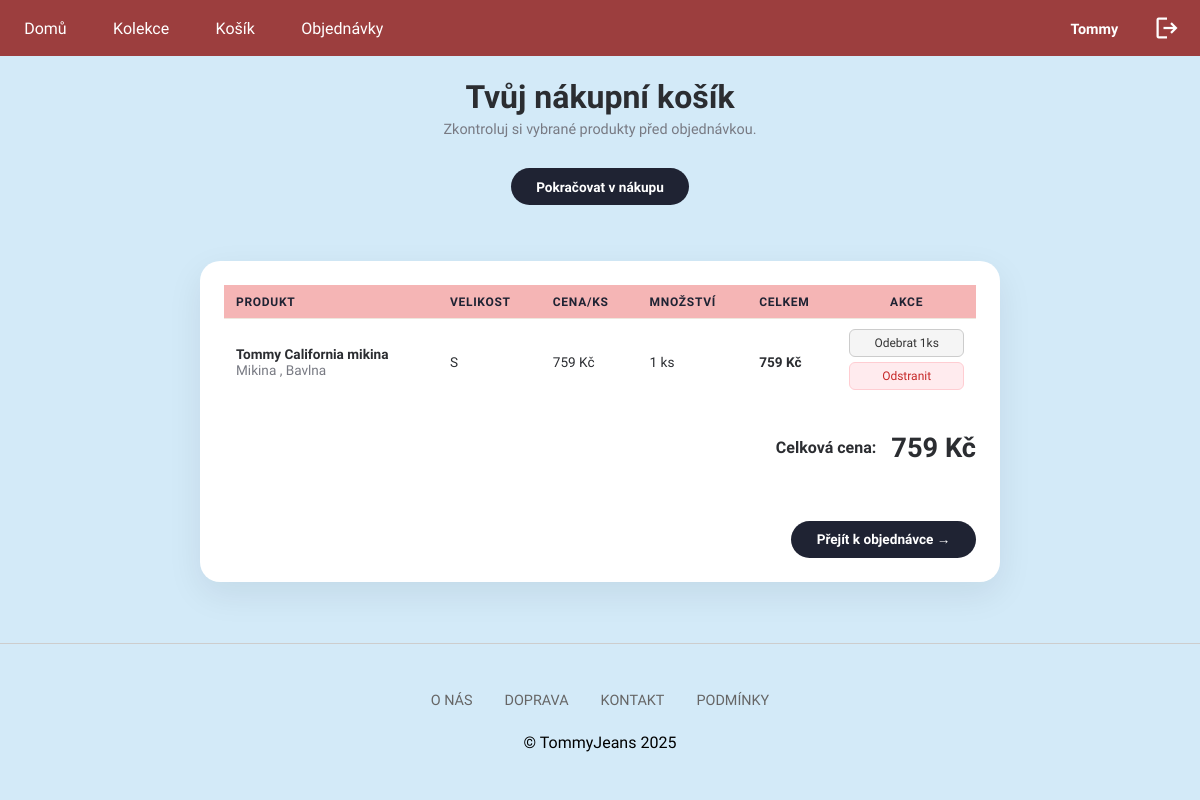
Page /carts/ (signed in) on the committed database.
### tables this page shows
CREATE TABLE cart_products (
  cart_id INTEGER NOT NULL,
  product_id INTEGER NOT NULL,
  quantity INTEGER NOT NULL DEFAULT 1 CHECK(quantity > 0),
    
  PRIMARY KEY (cart_id, product_id),
  
  FOREIGN KEY(cart_id) REFERENCES carts(id)
    ON UPDATE RESTRICT ON DELETE CASCADE,
  FOREIGN KEY(product_id) REFERENCES products(id)
    ON UPDATE RESTRICT ON DELETE CASCADE
);

CREATE TABLE products (
  id INTEGER PRIMARY KEY AUTOINCREMENT,
  product_name TEXT NOT NULL CHECK(length(product_name) <= 200),
  description TEXT,
  price NUMERIC NOT NULL CHECK(price >= 0),
  year INTEGER CHECK(year BETWEEN 1985 AND 2050),
  size_id INTEGER NOT NULL,
  material_id INTEGER NOT NULL,
  type_id INTEGER,
  category_id INTEGER,

  FOREIGN KEY(size_id) REFERENCES sizes(id)
    ON UPDATE RESTRICT ON DELETE RESTRICT,
  FOREIGN KEY(material_id) REFERENCES materials(id)
    ON UPDATE RESTRICT ON DELETE RESTRICT,
  FOREIGN KEY(type_id) REFERENCES types(id)
    ON UPDATE RESTRICT ON DELETE SET NULL,
  FOREIGN KEY(category_id) REFERENCES categories(id)
    ON UPDATE RESTRICT ON DELETE SET NULL
);

CREATE TABLE types (
  id INTEGER PRIMARY KEY AUTOINCREMENT,
  name TEXT NOT NULL UNIQUE
);

CREATE TABLE materials (
  id INTEGER PRIMARY KEY AUTOINCREMENT,
  name TEXT NOT NULL UNIQUE
);

CREATE TABLE sizes (
  id INTEGER PRIMARY KEY AUTOINCREMENT,
  name TEXT NOT NULL UNIQUE
);

### pages/carts.py (the view)
@router.get('/', name='carts_ui')
def get_user_cart(
    request: Request,
    svc: CartsService = Depends(cart_service),
    user: User = Depends(get_current_user)
):
    if not user:
        return RedirectResponse('/login', status_code=status.HTTP_303_SEE_OTHER)
    cart=svc.get_user_carts(
        user_id=user.id,
    )
    return request.app.state.templates.TemplateResponse(
        'carts.html',
        {
            'request': request,
            "products": cart["products"],
            "total_price": cart["total_cart_value"],
            "user": user
        },
    )

### templates/carts.html (shortened to what this page needs)
{% extends "base_test.html" %}
{% block content %}
<div class="page">
  <div class="page__header">
    <div class="page__titles">
      <h2 class="page__title">Tvůj nákupní košík</h2>
      <p class="page__subtitle">Zkontroluj si vybrané produkty před objednávkou.</p>
    </div>
    <div class="page__actions">
        {% if products|length != 0 %}
            <a href="{{ url_for('collection_ui') }}" class="button button--secondary">Pokračovat v nákupu</a>
        {% endif %}
    </div>
  </div>
  <div class="card table-card">
    {% if products|length == 0 %}
      <div style="padding: 20px; text-align: center;">
          <p style="margin-bottom: 15px;">Váš košík je momentálně prázdný.</p>
          <a href="{{ url_for('collection_ui') }}" class="button">Přejít do obchodu</a>
      </div>
    {% else %}
      <table class="data">
        <thead>
            <tr>
                <th>Produkt</th>
                <th>Velikost</th>
                <th>Cena/ks</th>
                <th>Množství</th>
                <th>Celkem</th>
                <th style="text-align: center;">Akce</th>
            </tr>
        </thead>
        <tbody>
            {% for item in products %}
              <tr>
                <td>
                    <strong>{{ item.product_name }}</strong><br>
                    <span style="font-size: 0.85rem; color: var(--muted);">
                        {{ item.type_name or '' }} {% if item.material_name %}, {{ item.material_name }}{% endif %}
                    </span>
                </td>
                <td>{{ item.size_name }}</td>
                <td>{{ "%.0f"|format(item.price) }} Kč</td>
                <td>{{ item.quantity }} ks</td>
                <td><strong>{{ "%.0f"|format(item.quantity_price) }} Kč</strong></td>
                <td>
                    <div class="cart-actions">
                        <form action="{{ url_for('carts_decrease_post') }}" method="post" style="display:block; width: 100%;">
                            <button type="submit" class="cart-btn cart-btn--decrease" title="Snížit množství kusů o 1">
                                Odebrat 1ks
                            </button>
                        </form>
                        <form action="{{ url_for('carts_delete') }}" method="post" style="display:inline;">
                            <button type="submit" class="cart-btn cart-btn--remove">
                                Odstranit
                            </button>
                        </form>
                    </div>
                </td>
              </tr>
            {% endfor %}
        </tbody>
      </table>
       <div class="cart-total-row">
          <p class="cart-total-label">Celková cena:</p>
          <p class="cart-total-price">{{ "%.0f"|format(total_price) }} Kč</p>
       </div>
      <div style="margin-top: 20px; text-align: right;">
          <a href="{{ url_for('checkout_ui') }}" class="button button--primary">Přejít k objednávce &rarr;</a>
      </div>
    {% endif %}
  </div>
</div>
{% endblock %}

### static/css/test_style.css (style rules this page uses)
* { box-sizing: border-box; font-family: "Stack Sans Text", sans-serif; }
html, body { margin: 0; padding: 0; }
body { background: #d3eaf8; }
:root { --bg: #d3eaf8; --card: #ffffff; --accent: #944454; --accent-dark: #1f2333; --text: #2b2d31; --muted: #787a83; --nav: #9c3e3e; --add-to-cart: #292424; --add-hoover: #c62828; --decrease: ; }
.btn-primary, .button, .form-card button, .page__actions .button { display: inline-block; background: var(--accent-dark); color: #fff; border: none; border-radius: 999px; padding: 0.65rem 1.6rem; font-weight: 600; cursor: pointer; text-decoration: none; font-size: 0.85rem; margin-top: 10px; }
.cart-btn { width: 100%; padding: 6px 12px; margin-bottom: 5px; font-size: 0.75rem; text-align: center; border-radius: 6px; border: 1px solid; }
.cart-btn--decrease { background: #f5f5f5; color: #333; border-color: #ccc; }
.cart-btn--remove { background: #ffebee; color: #c62828; border-color: #ffcdd2; }
.page { flex-grow: 1; padding: 1rem 3rem; background: var(--bg); color: var(--text); font-family: 'Inter', sans-serif; display: flex; flex-direction: column; gap: 2rem; }
.page__header { display: flex; justify-content: space-between; align-items: flex-end; flex-wrap: wrap; gap: 1.25rem; margin-bottom: 1.5rem; }
.page__titles { display: flex; flex-direction: column; align-items: center; text-align: center; width: 100%; }
.page__title { margin: 0.35rem 0; font-size: 2rem; font-weight: 700; }
.page__subtitle { margin: 0; font-size: 0.9rem; color: var(--muted); }
.page__actions { display: flex; gap: 0.9rem; align-items: center; justify-content: center; position: relative; width: 100%; }
.card { background: var(--card); border-radius: 1.25rem; padding: 1.5rem; box-shadow: 0 12px 35px rgba(15,23,42,0.08); }
.table-card { max-width: 800px; margin: 0 auto 2rem; width: 100%; }
.table-card table { width: 100%; border-collapse: collapse; font-size: 0.85rem; text-align: left; }
.table-card th, .table-card td { padding: 0.6rem 0.75rem; border-bottom: 1px solid #eee7de; }
.table-card th { background: #f5b5b5; font-size: 0.75rem; font-weight: 600; text-transform: uppercase; letter-spacing: 0.06em; color: var(--accent-dark); }
.table-card tr:last-child td { border-bottom: none; }
.cart-actions { width: 100%; font-size: 0.75rem; text-align: center; border-radius: 6px; }
.cart-actions form { width: 100%; }
.cart-total-row { display: flex; justify-content: flex-end; align-items: center; font-weight: bold; }
.cart-total-label { text-align: right; padding-right: 15px; font-size: 1rem; }
.cart-total-price { font-size: 1.7rem; text-align: right; }

### rows in the picture
cart_products: product_name "Tommy California mikina", name "Mikina", material_name "Bavlna", size_name "S", quantity "1", quantity_price "759"
products: price "759"

### other values in the picture
{{ current_user.username }} "Tommy"
{{ "%.0f"|format(total_price) }} "759"
